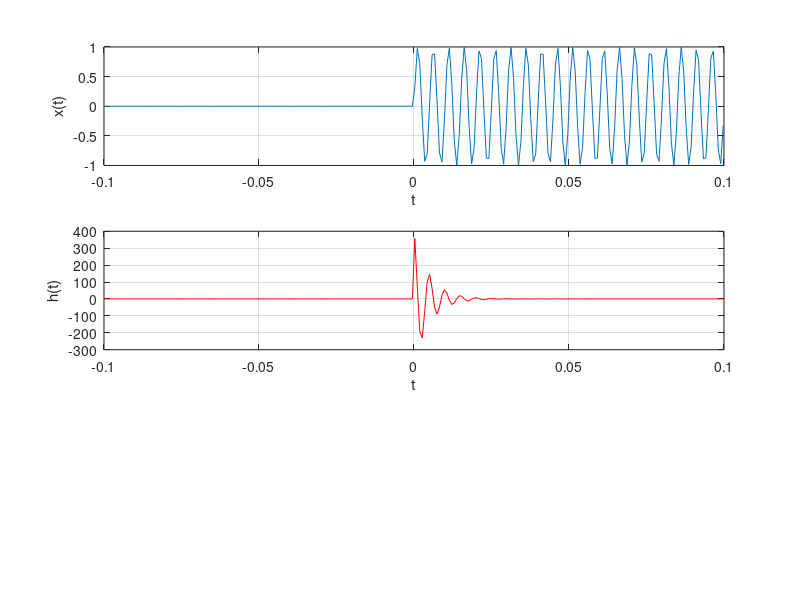

MATLAB code for this plot: (Note: this script raises an error after producing the figure.)
close all
clear all
clc

xt = @(t) sin(400 * pi * t) .* (t>=0);

ht = @(t) 400 * exp(-200 * t) .* cos(400 * pi * t) .* (t>=0);

dT = 1/(400 * pi);
tx = -.1:dT:0.1;
th = -.1:dT:0.1;
ty = (min(th) + min(tx)):dT:(max(tx) + max(th));

subplot(3,1,1);
plot(tx,xt(tx));
xlabel('t');
ylabel('x(t)');
grid;

subplot(3,1,2);
plot(th, ht(th), 'r');
xlabel('t');
ylabel('h(t)');
grid;

yt = conv(xt,ht)*dT;
subplot(3,1,3);
plot(ty, yt, 'b');
xlabel('t');
ylabel('y(t)');
xlim([min(txh), max(txh)]);
grid;